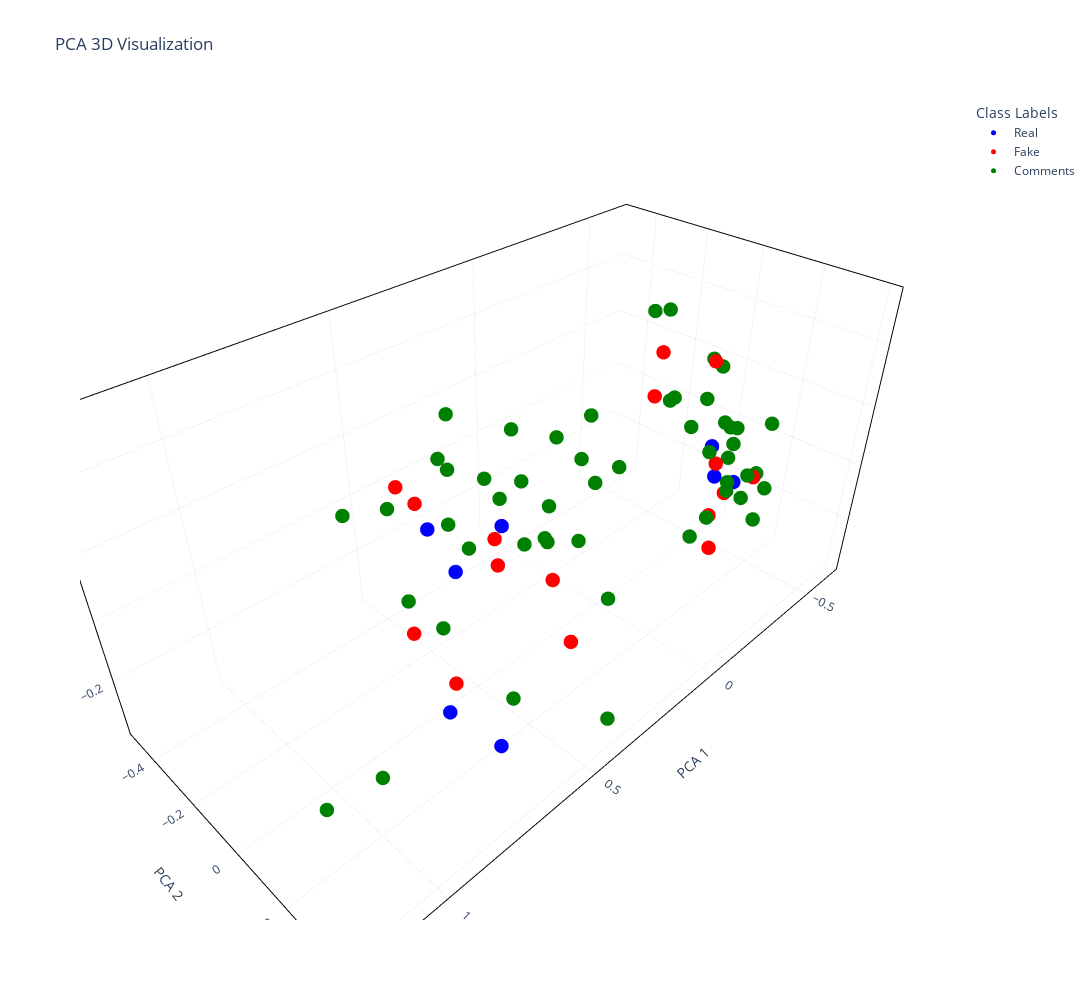

The notebook cell saved with this chart:
### Code cell
visualizer.reduce_dimensionality("pca", n_components=3)
visualizer.visualize("pca", n_components=3, title="PCA 3D Visualization")

### Figure 1 — Plotly figure (JSON) as saved in the notebook; plotly's stock layout.template omitted (floating-point values rounded to 4 significant figures; data arrays with more than 128 entries replaced by an {"elided": "..."} marker saying what was removed)
{"data": [{"customdata": [["UK TIER 2 Care home visas available inside UK and outside Uk as well can apply Leeds. Carehome 10 vacancies 7 females and 3 males 3 months experience Gloucestershire 8 vacancies 6 females and 2 males.", 1375, "Real"], ["Canada making progress with vaccine. Hopefully trials will prove to be successful as countries around the world race to find a way to protect global population.", 2053, "Real"], ["For those in the USA who have received their vaccine-- please consider signing up for the CDC's Vsafe after vaccination health checker. You can sign up anytime after receiving your first dose until 6 ", 3089, "Real"], ["I would like to acknowledge the entire Anesthesia staff the Anesthesiologist, CRNA’s and the Anesthesia Techs. These are the staff members on the front line responsible for intubations and placing the", 5265, "Real"], ["Female self-employed live-in carer needed for a lady near High Wycombe. Driver with own car preferred. Must have permission to work in the UK. £855/wk. Please PM me ref:SC No sponsorship available - s", 5790, "Real"], ["Keeping everyone of you in my prayers. Please know that your service to others at this tragic and chaotic time is what His Holiness always talks about. We are all extremely proud of you 🙏🏽💪🏼👍🏼", 4859, "Real"], ["https://www.mirror.co.uk/news/uk-news/breaking-coronavirus-mcdonalds-closing-uk-21735921 When they start closing big food chains that can only mean 1 thing!!!", 6540, "Real"], ["https://www.independent.co.uk/news/uk/politics/coronavirus-rent-mortgage-payments-covid-19-labour-corbyn-johnson-a9402596.html Why everyone didn't vote for Labour is beyond me!!! If our prime minister", 6702, "Real"]], "hovertemplate": "<b>Text:</b> %{customdata[0]}<br><b>ID:</b> %{customdata[1]}<br><b>Predict:</b> %{customdata[2]}", "marker": {"color": "blue", "size": 5}, "mode": "markers", "name": "Real", "type": "scatter3d", "x": [-0.4971, 0.5853, 0.4795, 0.1368, 0.8564, 0.6695, -0.4952, -0.6102], "y": [0.02536, 0.02555, -0.2078, -0.2766, 0.3045, 0.2687, 0.121, -0.02138], "z": [-0.03213, 0.07627, 0.0293, -0.1723, -0.003749, -0.2914, -0.1217, -0.2202]}, {"customdata": [["Are you all seeing a lot of “second timers”?? If you have, how far apart between diagnoses and was the second time generally worse or better symptom wise? Was it truly a second time contraction or was", 1280, "Fake"], ["Interesting. I can’t wait to see what info further research uncovers.", 871, "Fake"], ["Are there any articles objecting to the blood type theory that A blood types are 50% more likely to get ARDS version of Covid-19?", 4258, "Fake"], ["As my Grammy used to say, “If you don’t have any thing nice to say, don’t say anything at all.” A few of the MANY reasons why I’ve chosen to receive the COVID-19 Vaccine: 1. As a nurse I feel it is my", 5219, "Fake"], ["Anyone been tested for covid and it be negative...then your symptoms get worse? Been tested for flu, strep, mono, checked for pneumonia, PE...then covid tested again. Waiting on results. Feeling awful", 3332, "Fake"], ["We're praising a man for doing things he should have done as soon as this thing left China!!!", 6036, "Fake"], ["recruiting from india .middle east and phillippines only", 5190, "Fake"], ["Got my 1st vaccine today 😁", 1510, "Fake"], ["https://abcnews.go.com/Politics/9000-retired-army-medical-personnel-respond-armys-call/story?id=69833949&cid=social_fb_abcn Upbeat news—here comes some backup.", 51, "Fake"], ["A brave and noble man. 💚💙", 31, "Fake"], ["I have a tightness in my chest, no cough. I can’t tell if it’s anxiety or what.. I’m trying to stay away from the hospital if I can", 5510, "Fake"], ["To go with our cloth masks? Kudos to the community for loving on the local healthcare workers!", 3463, "Fake"], ["Great visual for understanding how cough, sneeze, or talking droplets work. How long they last, how they float, how to get rid of them etc. This is how covid or other airborne pathogens are spread.", 4785, "Fake"], ["Physicians may soon be able to tailor COVID19 treatments based on their genes.", 5983, "Fake"], ["Why does Aspirin, and or ibuprofen affect the body of somebody who has the coronavirus in a deadly way? Does anybody in the medical know why? I have a friend with the virus and would love to explain w", 3687, "Fake"], ["Is everyone wearing hair covers in their Covid rooms? We’ve been told not to and that it doesn’t ‘stick’ to hair... 🧐 then again they tell us something different every day.", 2961, "Fake"]], "hovertemplate": "<b>Text:</b> %{customdata[0]}<br><b>ID:</b> %{customdata[1]}<br><b>Predict:</b> %{customdata[2]}", "marker": {"color": "red", "size": 5}, "mode": "markers", "name": "Fake", "type": "scatter3d", "x": [-0.1742, 0.7347, -0.3508, 0.1265, 0.6381, -0.5164, -0.4745, -0.3675, 0.3739, -0.431, 0.378, -0.3761, 0.5976, 0.8334, -0.2581, 0.454], "y": [0.02252, 0.1851, 0.0939, -0.3197, -0.1201, 0.08019, 0.06147, 0.1266, 0.226, 0.1041, -0.04171, 0.2537, -0.1023, 0.1669, -0.02193, 0.2294], "z": [0.2703, -0.08766, 0.3409, -0.2503, 0.283, -0.1932, -0.07031, -0.183, -0.1634, -0.3567, -0.05755, 0.01359, 0.2235, 0.1235, 0.3609, 0.09253]}, {"customdata": {"elided": "52x3 mixed values"}, "hovertemplate": "<b>Text:</b> %{customdata[0]}<br><b>ID:</b> %{customdata[1]}<br><b>Predict:</b> %{customdata[2]}", "marker": {"color": "green", "size": 5}, "mode": "markers", "name": "Comments", "type": "scatter3d", "x": [0.3814, -0.5351, 0.318, -0.6189, -0.3343, 1.216, -0.334, 0.5948, -0.449, -0.4381, -0.2688, -0.2158, -0.5113, -0.4478, 0.52, 0.07729, 0.4024, -0.6119, -0.3003, -0.3762, 0.4317, 0.2932, 1.024, 0.3905, -0.3925, -0.288, -0.4666, -0.02624, -0.4319, -0.262, 0.3289, -0.1742, 0.2132, -0.3734, -0.4128, -0.4427, 0.2457, -0.3612, 0.5739, -0.5115, -0.2849, 0.2989, -0.06693, -0.4922, 0.3357, 0.734, -0.5317, -0.02508, 0.2067, 0.1196, -0.3392, 0.3061], "y": [-0.2248, 0.05933, -0.2248, 0.01575, 0.09111, 0.353, 0.2577, -0.1631, 0.05761, 0.1355, 0.09154, 0.1658, -0.1614, 0.1283, -0.1146, -0.1515, -0.4889, -0.4279, 0.2151, -0.1499, 0.4085, -0.02495, 0.2662, -0.07456, 0.08458, -0.2698, -0.1136, -0.3547, 0.2441, 0.185, 0.09334, 0.04869, 0.09896, 0.1793, 0.2025, 0.2591, 0.01898, -0.3629, 0.2149, 0.1861, 0.1907, -0.3278, -0.1437, -0.003195, -0.323, -0.2152, 0.2002, -0.3981, 0.2069, -0.3019, -0.4952, -0.3266], "z": [0.3374, 0.03537, -0.132, -0.1335, 0.2265, 0.03449, 0.04111, -0.1272, 0.2765, 0.04945, 0.1607, -0.1645, 0.05308, -0.1291, -0.2404, -0.1836, -0.08251, -0.3688, 0.01368, 0.4085, -0.2681, -0.02288, -0.1103, 0.2133, 0.01843, -0.2114, 0.1, -0.1223, -0.1718, -0.1085, 0.06731, 0.5381, 0.01233, 0.1499, -0.1025, -0.0545, 0.1021, -0.02274, -0.234, -0.06613, 0.2097, 0.08266, 0.03707, 0.2646, 0.1373, 0.1991, 0.1078, 0.0499, -0.1285, -0.09236, -0.1538, -0.1053]}], "layout": {"height": 1000, "legend": {"title": {"text": "Class Labels"}}, "scene": {"xaxis": {"gridcolor": "lightgray", "gridwidth": 0.5, "linecolor": "black", "linewidth": 2, "mirror": true, "showline": true, "title": {"text": "PCA 1"}}, "yaxis": {"gridcolor": "lightgray", "gridwidth": 0.5, "linecolor": "black", "linewidth": 2, "mirror": true, "showline": true, "title": {"text": "PCA 2"}}, "zaxis": {"gridcolor": "lightgray", "gridwidth": 0.5, "linecolor": "black", "linewidth": 2, "mirror": true, "showline": true, "title": {"text": "PCA 3"}}}, "title": {"text": "PCA 3D Visualization"}, "width": 1400, "xaxis": {"gridcolor": "lightgray", "gridwidth": 0.5, "linecolor": "black", "linewidth": 2, "mirror": true, "showline": true, "title": {"text": "PCA 1 →"}, "zeroline": true, "zerolinecolor": "black", "zerolinewidth": 1.2}, "yaxis": {"gridcolor": "lightgray", "gridwidth": 0.5, "linecolor": "black", "linewidth": 2, "mirror": true, "showline": true, "title": {"text": "PCA 2 →"}, "zeroline": true, "zerolinecolor": "black", "zerolinewidth": 1.2}}}
